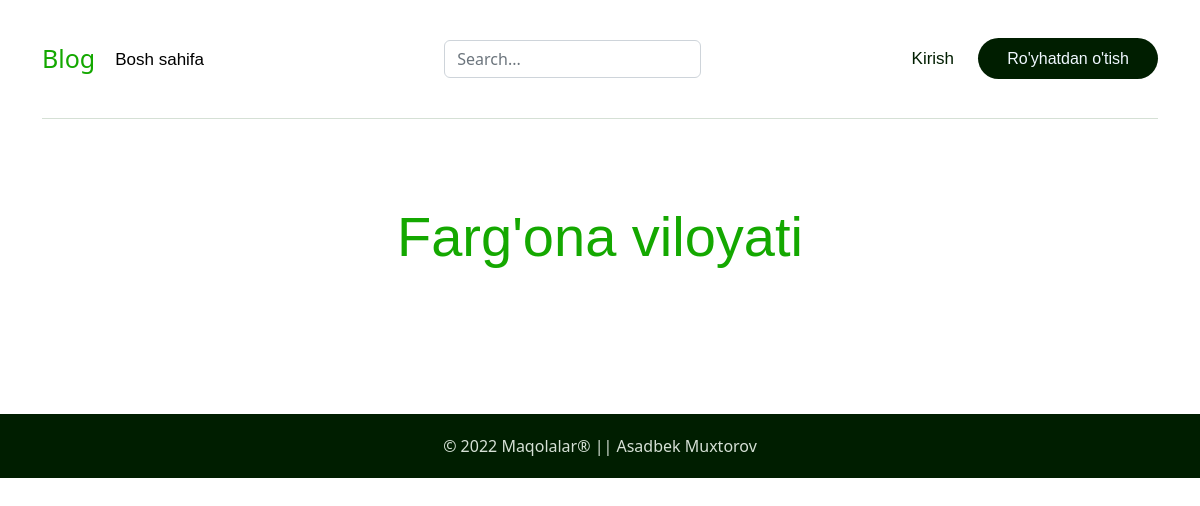
The app's page /regions/3/, older data.
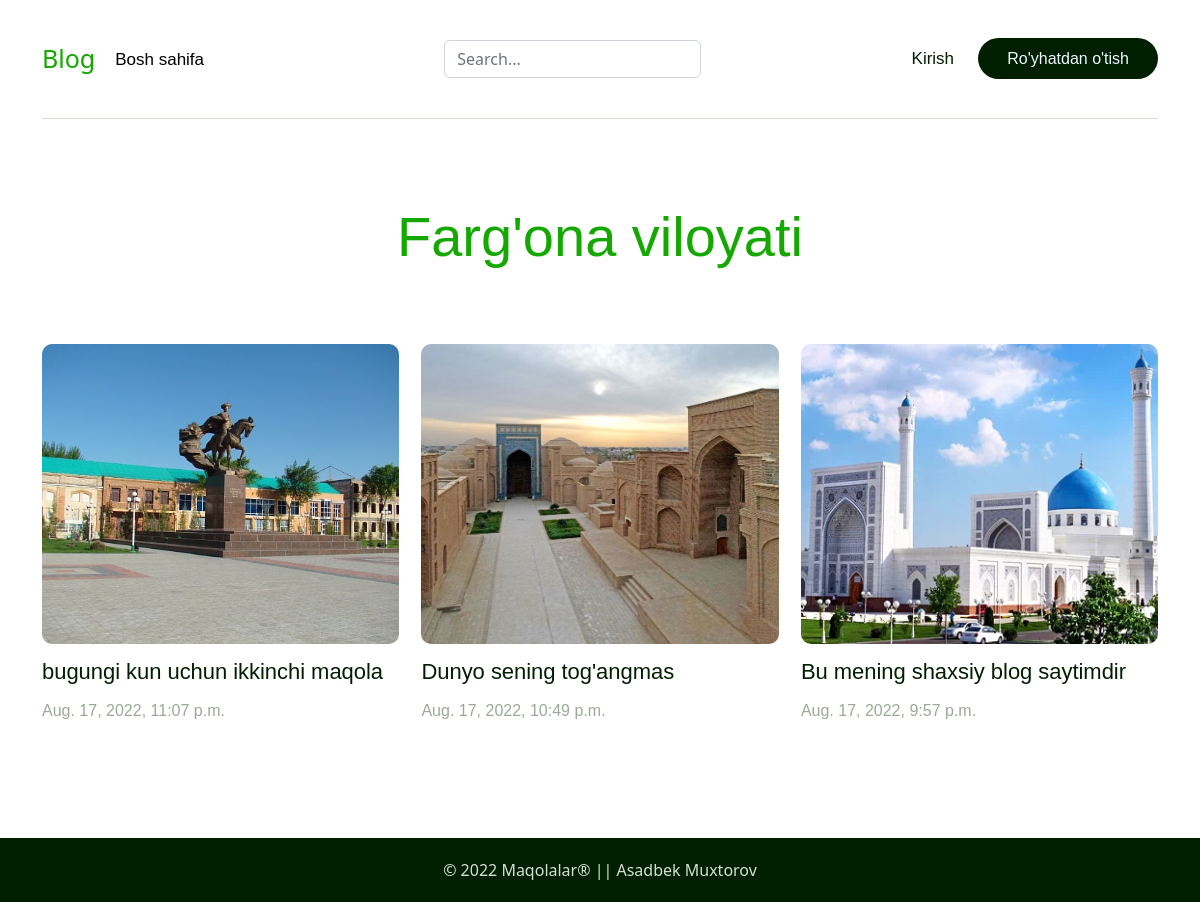
The same page, newer data.
### articles/models.py (models this page shows, shortened)
class Articles(models.Model):
    regions = Const.regions
    categories = Const.categories
    title = models.CharField(max_length=128, verbose_name='Sarlavha')
    image = models.ImageField()
    author = models.ForeignKey(
        get_user_model(),
        on_delete=models.CASCADE,
    )
    category = models.CharField(
        max_length=35,
        choices=categories,
        default=1
    )
    region = models.CharField(
        max_length=35,
        choices=regions,
        default=14
    )
    date = models.DateTimeField(auto_now_add=True)
    body = RichTextField(verbose_name="Maqola matni:")
    blog_view = models.IntegerField(default=0)

### articles/views.py (the view)
# urls.py: path('regions/<str:pk>/', views.ArticleRegionListView, name="regions"),
def ArticleRegionListView(request, pk):
    region = dict(Const.regions)[pk]
    object_list = Articles.objects.filter(region=pk)[::-1]
    context = {
        "object_list": object_list,
        "region": region
    }
    return render(request, 'region_filter.html', context)

### templates/region_filter.html (shortened to what this page needs)
{% extends "base.html" %}
{% load static %}
{% block link %}{% static 'css/forms.css' %}{% endblock link %}
{% block content %}
<div class="container">
    <div class="section-title">
        <h1 class="">{{ region }}</h1>
    </div>
   <ul class="blog-items">
    {% for article in object_list %}
    <li class="articel-item blog-item">
        <a href=" {% url 'article_detail' pk=article.pk %} ">
            <div class="articel-img">
                {% if article.image %}
                <img src="{{ article.image.url }}" alt="">
                {% else %}
                <img src="{% static 'images/rasm10.jpg' %}" alt="">
                {% endif %}
            </div>
            <div class="articel-content">
                <p class="bg-title"> {{ article.title }} </p>
                <p class="bg-date">
                    {{ article.date }}
                </p>
            </div>
        </a>
    </li>
    {% endfor %}
   </ul>
</div>
{% endblock content %}

Row changes from the older to the newer data that the page shows:
added Articles: image (picture), title "bugungi kun uchun ikkinchi maqola", date "Aug. 17, 2022, 11:07 p.m."
added Articles: image (picture), title "Dunyo sening tog'angmas", date "Aug. 17, 2022, 10:49 p.m."
added Articles: image (picture), title "Bu mening shaxsiy blog saytimdir", date "Aug. 17, 2022, 9:57 p.m."
